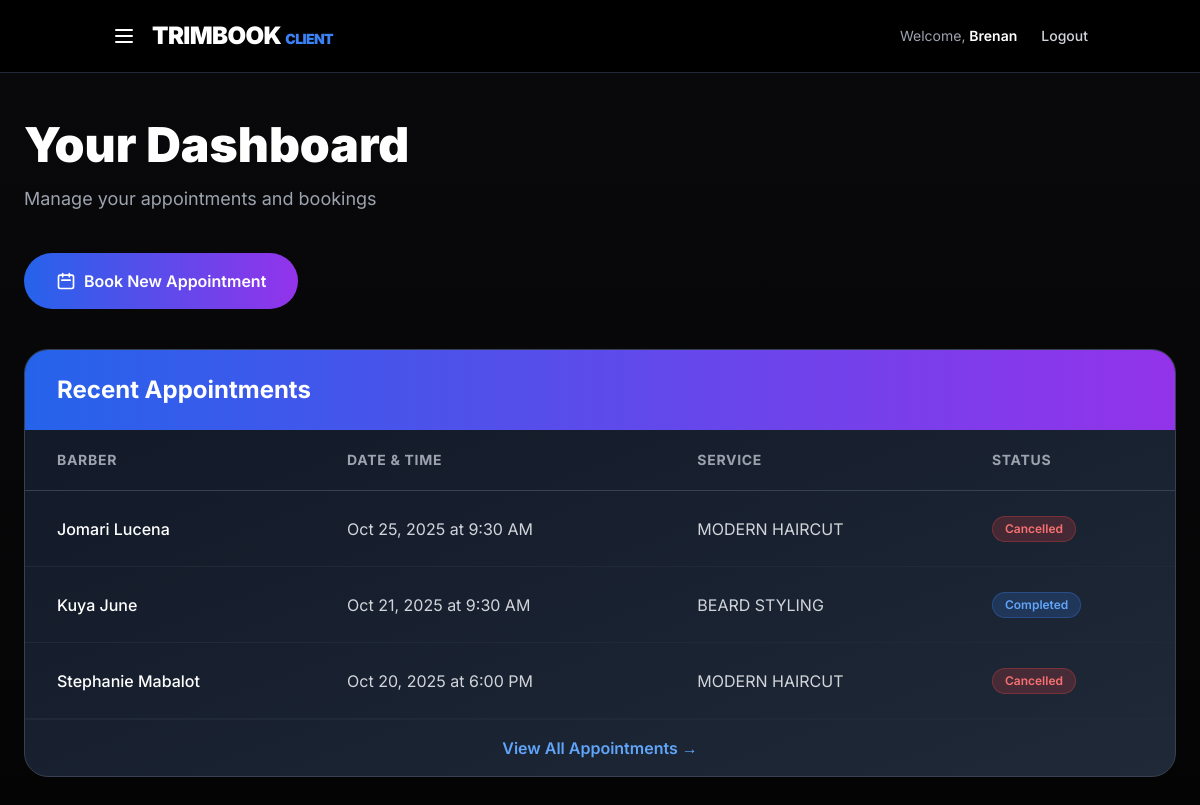
Page /dashboards/client_dashboard.php (signed in) on the committed database.
### tables this page shows
CREATE TABLE `appointments` (
  `appointment_id` int(11) NOT NULL,
  `customer_user_id` int(11) NOT NULL,
  `barber_id` int(11) NOT NULL,
  `service_id` int(11) NOT NULL,
  `appointment_date` date NOT NULL,
  `appointment_time` time NOT NULL,
  `status` enum('pending','confirmed','completed','cancelled') DEFAULT 'pending',
  `created_at` timestamp NOT NULL DEFAULT current_timestamp()
);

CREATE TABLE `users` (
  `user_id` int(11) NOT NULL,
  `first_name` varchar(50) NOT NULL,
  `last_name` varchar(50) NOT NULL,
  `email` varchar(100) NOT NULL,
  `phone_no` varchar(20) DEFAULT NULL,
  `username` varchar(50) NOT NULL,
  `password` varchar(255) NOT NULL,
  `profile_photo` varchar(255) DEFAULT NULL,
  `user_type` enum('admin','barber','customer') NOT NULL,
  `created_at` timestamp NOT NULL DEFAULT current_timestamp()
);

CREATE TABLE `services` (
  `service_id` int(11) NOT NULL,
  `service_name` varchar(100) NOT NULL,
  `description` text DEFAULT NULL,
  `price` decimal(10,2) NOT NULL
);

### dashboards/client_dashboard.php (the view, shortened to what this page needs)
<?php
$first_name = $_SESSION['first_name'] ?? 'Guest';
$user_id = $_SESSION['user_id'] ?? null;
$appointments = [];
if ($user_id) {
    try {
        $conn = new mysqli("localhost", "root", "", "trimbookdb");
        if ($conn->connect_error) {
            $db_error = "Connection failed";
        } else {
            $query = "
                SELECT
                    a.appointment_id,
                    a.appointment_date,
                    a.appointment_time,
                    a.status,
                    u.first_name as barber_first_name,
                    u.last_name as barber_last_name,
                    s.service_name,
                    a.created_at
                FROM appointments a
                JOIN barbers b ON a.barber_id = b.barber_id
                JOIN users u ON b.user_id = u.user_id
                JOIN services s ON a.service_id = s.service_id
                WHERE a.customer_user_id = ?
                ORDER BY a.appointment_date DESC, a.appointment_time DESC
            ";
            $stmt = $conn->prepare($query);
            $stmt->bind_param("i", $user_id);
            $stmt->execute();
            $result = $stmt->get_result();
            while ($row = $result->fetch_assoc()) {
                $appointments[] = $row;
            }
        }
    } catch (Exception $e) {
        $db_error = "Error fetching appointments";
    }
}
function getStatusBadge($status) {
    $badges = [
        'pending' => ['bg' => 'bg-yellow-500/20', 'text' => 'text-yellow-400', 'border' => 'border-yellow-500/30', 'label' => 'Pending'],
        'confirmed' => ['bg' => 'bg-green-500/20', 'text' => 'text-green-400', 'border' => 'border-green-500/30', 'label' => 'Confirmed'],
        'completed' => ['bg' => 'bg-blue-500/20', 'text' => 'text-blue-400', 'border' => 'border-blue-500/30', 'label' => 'Completed'],
        'cancelled' => ['bg' => 'bg-red-500/20', 'text' => 'text-red-400', 'border' => 'border-red-500/30', 'label' => 'Cancelled']
    ];
    return $badges[$status] ?? $badges['pending'];
}
function formatDateTime($date, $time) {
    $dateObj = new DateTime($date);
    return $dateObj->format('M d, Y') . ' at ' . date('g:i A', strtotime($time));
}
$recent_appointments = array_slice($appointments, 0, 3);
?>
<!DOCTYPE html>
<html lang="en">
<head>
  <script src="https://cdn.tailwindcss.com"></script>
</head>
<body class="bg-black text-white antialiased">
  <header class="bg-black/80 backdrop-blur-lg border-b border-gray-800">
    <nav class="container mx-auto flex justify-between items-center py-5 px-6">
      <div class="flex items-center space-x-4">
        <button onclick="toggleSidebar()" class="text-white hover:text-purple-400 transition">
          <svg class="w-6 h-6" fill="none" stroke="currentColor" viewBox="0 0 24 24">
            <path stroke-linecap="round" stroke-linejoin="round" stroke-width="2" d="M4 6h16M4 12h16M4 18h16"></path>
          </svg>
        </button>
        <a href="/trimbook/pages/homepage_loggedin.php" class="text-2xl font-black tracking-tight">TRIMBOOK <span class="text-blue-500 text-sm">CLIENT</span></a>
      </div>
      <div class="flex items-center space-x-6">
        <span class="text-gray-400 text-sm hidden md:block">Welcome, <span class="text-white font-semibold"><?= htmlspecialchars($first_name) ?></span></span>
        <button onclick="confirmLogout()" class="text-sm font-medium text-gray-300 hover:text-white transition hidden md:block">Logout</button>
      </div>
    </nav>
  </header>
  <main class="min-h-screen bg-gradient-to-b from-zinc-950 to-black py-12 px-6">
    <div class="container mx-auto max-w-6xl">
      <div class="mb-10">
        <h1 class="text-4xl md:text-5xl font-black mb-4">
          Your Dashboard
        </h1>
        <p class="text-gray-400 text-lg">Manage your appointments and bookings</p>
      </div>
      <div class="mb-10">
        <a href="/trimbook/dashboards/client_selectBarber.php"
           class="inline-flex items-center space-x-2 bg-gradient-to-r from-blue-600 to-purple-600 text-white px-8 py-4 rounded-full text-base font-semibold hover:shadow-xl hover:shadow-purple-500/50 transition transform hover:scale-105">
          <svg class="w-5 h-5" fill="none" stroke="currentColor" viewBox="0 0 24 24">
            <path stroke-linecap="round" stroke-linejoin="round" stroke-width="2" d="M8 7V3m8 4V3m-9 8h10M5 21h14a2 2 0 002-2V7a2 2 0 00-2-2H5a2 2 0 00-2 2v12a2 2 0 002 2z"></path>
          </svg>
          <span>Book New Appointment</span>
        </a>
      </div>
      <div class="bg-gradient-to-br from-gray-900 to-gray-800 border border-gray-700 rounded-3xl overflow-hidden">
        <div class="bg-gradient-to-r from-blue-600 to-purple-600 px-8 py-6">
          <h2 class="text-2xl font-bold">Recent Appointments</h2>
        </div>
        <?php if (count($recent_appointments) > 0): ?>
          <div class="overflow-x-auto">
            <table class="w-full">
              <thead class="border-b border-gray-700">
                <tr class="text-gray-400 text-sm font-semibold uppercase tracking-wider">
                  <th class="px-8 py-5 text-left">Barber</th>
                  <th class="px-8 py-5 text-left">Date & Time</th>
                  <th class="px-8 py-5 text-left">Service</th>
                  <th class="px-8 py-5 text-left">Status</th>
                </tr>
              </thead>
              <tbody>
                <?php foreach ($recent_appointments as $apt): ?>
                  <tr class="border-b border-gray-800 hover:bg-gray-800/50 transition">
                    <td class="px-8 py-6 font-medium"><?= htmlspecialchars($apt['barber_first_name'] . ' ' . $apt['barber_last_name']) ?></td>
                    <td class="px-8 py-6 text-gray-300"><?= formatDateTime($apt['appointment_date'], $apt['appointment_time']) ?></td>
                    <td class="px-8 py-6 text-gray-300"><?= htmlspecialchars(strtoupper($apt['service_name'])) ?></td>
                    <td class="px-8 py-6">
                      <?php $badge = getStatusBadge($apt['status']); ?>
                      <span class="inline-flex items-center px-3 py-1 rounded-full text-xs font-semibold <?= $badge['bg'] ?> <?= $badge['text'] ?> border <?= $badge['border'] ?>">
                        <?= $badge['label'] ?>
                      </span>
                    </td>
                  </tr>
                <?php endforeach; ?>
              </tbody>
            </table>
          </div>
          <?php if (count($appointments) > 3): ?>
            <div class="px-8 py-4 border-t border-gray-800 text-center">
              <a href="/trimbook/dashboards/client_appointments.php" class="text-blue-400 hover:text-blue-300 font-semibold transition">
                View All Appointments →
              </a>
            </div>
          <?php endif; ?>
        <?php endif; ?>
      </div>
    </div>
  </main>
</body>
</html>

### dashboards/client_dashboard.php (style rules this page uses)
body { font-family: 'Inter', sans-serif; }

### rows in the picture
appointments: users.first_name+last_name "Jomari Lucena", appointment_date+appointment_time "Oct 25, 2025 at 9:30 AM", service.service_name "MODERN HAIRCUT", status "Cancelled"
appointments: users.first_name+last_name "Kuya June", appointment_date+appointment_time "Oct 21, 2025 at 9:30 AM", service.service_name "BEARD STYLING", status "Completed"
appointments: users.first_name+last_name "Stephanie Mabalot", appointment_date+appointment_time "Oct 20, 2025 at 6:00 PM", service.service_name "MODERN HAIRCUT", status "Cancelled"

### other values in the picture
$first_name "Brenan"
